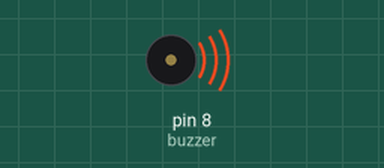
Recording of a program running on a simulated Arduino Uno, built with avr-gcc and run on an emulated ATmega328P. Parts: buzzer (waves = sounding).

Above: at 0.1 s.
Timing chart, 0 to 20.2 s (numbered marks = the images above):
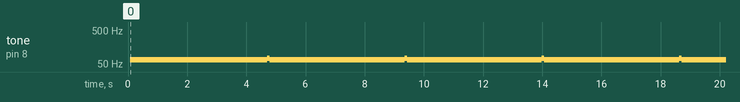

The program:

main.cpp
```cpp
#include <Arduino.h>
int buzzer = 8; // set the buzzer control digital IO pin

void setup() {
	pinMode(buzzer, OUTPUT); // set pin 8 as output
}

void loop() {

  //sound1
  // for (int i = 0; i < 80; i++) {  // make a sound
	// 	digitalWrite(buzzer, HIGH); // send high signal to buzzer
	// 	delay(1); // delay 1ms
	// 	digitalWrite(buzzer, LOW); // send low signal to buzzer
	// 	delay(1);
	// }
	// delay(50);

  //sound2
	// for (int j = 0; j < 100; j++) { //make another sound
	// 	digitalWrite(buzzer, HIGH);
	// 	delay(2); // delay 2ms
	// 	digitalWrite(buzzer, LOW);
	// 	delay(2);
	// }
	// delay(100);

//sound3
for(int i =0;i<100;i++)
{
  digitalWrite(buzzer,HIGH);
  delay(10);
  digitalWrite(buzzer,LOW);
  delay(5);
}

//sound4
// for(int i=0;i<69;i++)
// {
//    digitalWrite(buzzer,LOW);
//    delay(6);
//    digitalWrite(buzzer,HIGH);
//    delay(9);
// }

}
```

Measured:
- by itself, tone on pin 8 (buzzer): alternates 75 Hz for 0.08 s and 67 Hz for 4.6 s, 9 changes in all, then stays 67 Hz
